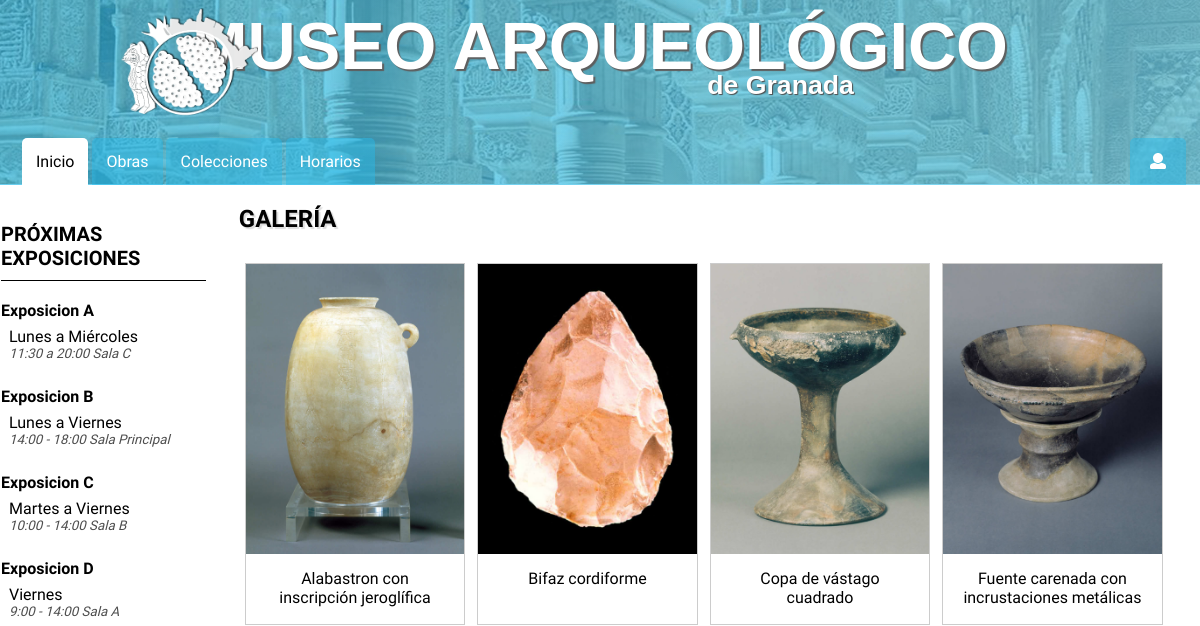
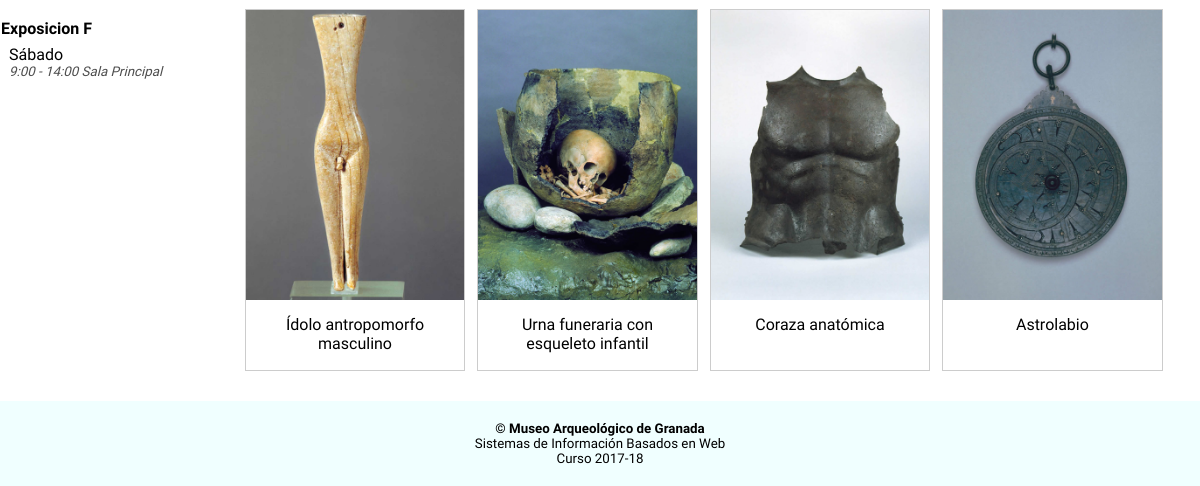
Before: / with the older database file (2 pictures, top to bottom).
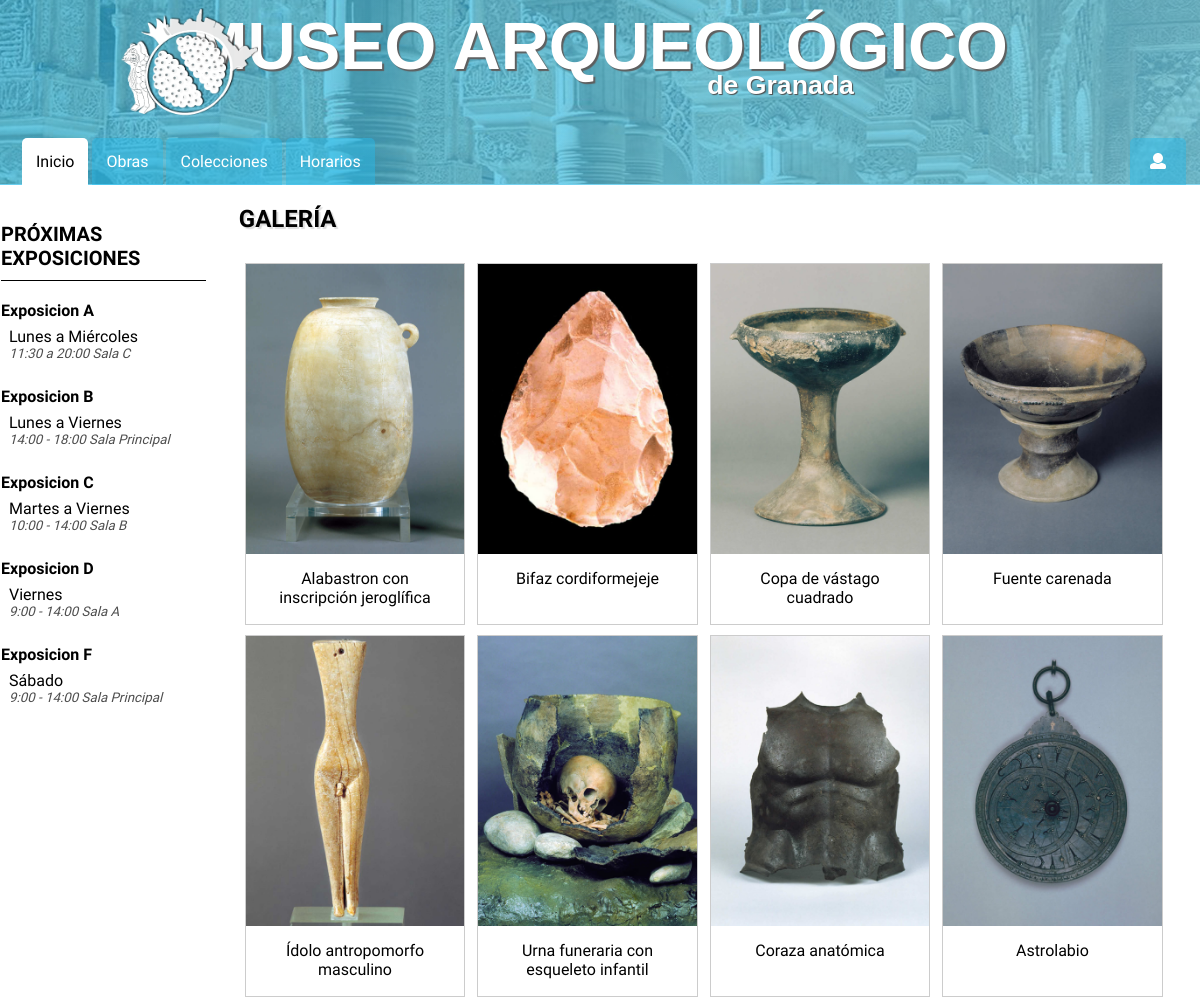
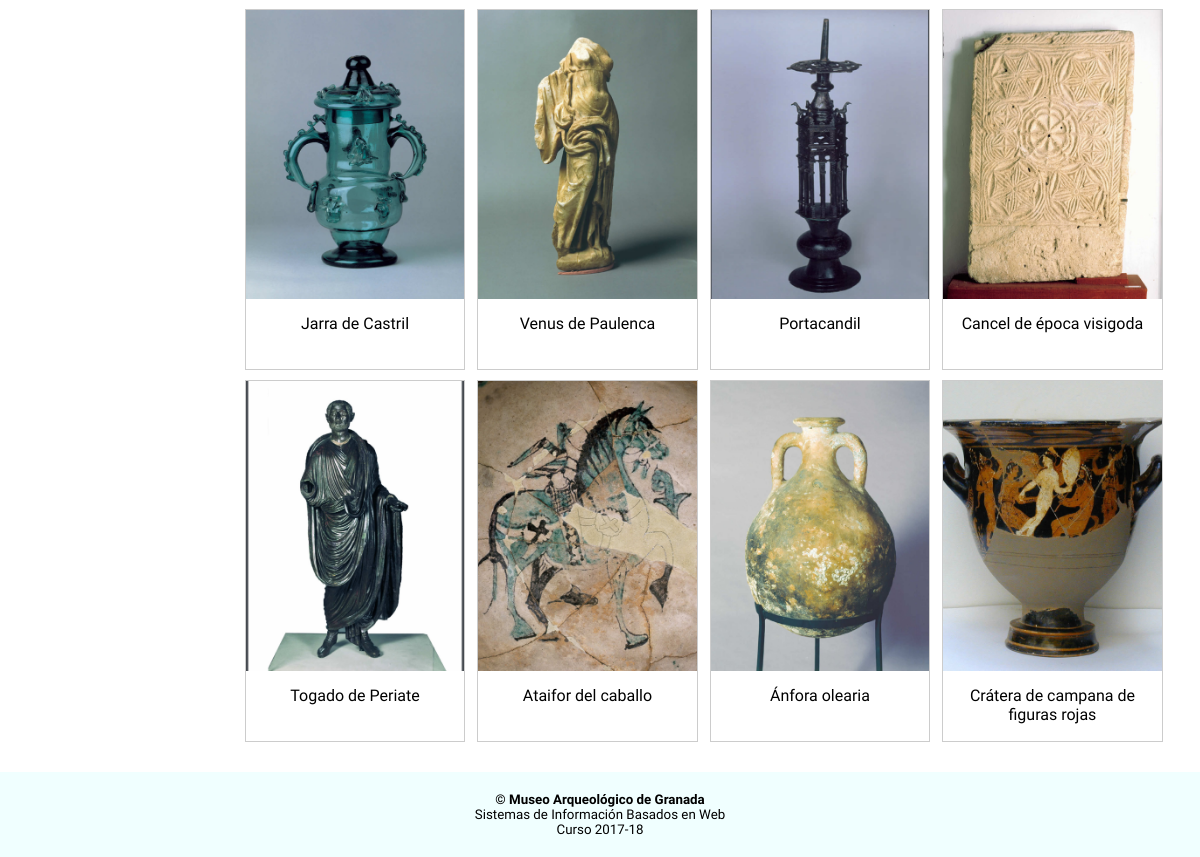
After: the same page with the newer database file (2 pictures, top to bottom).
### tables this page shows
CREATE TABLE `obras` (
  `Nombre` varchar(50) DEFAULT NULL COMMENT 'nombre de la obra',
  `id` int(10) UNSIGNED NOT NULL,
  `fecha` varchar(100) DEFAULT NULL,
  `dimensiones` varchar(75) DEFAULT NULL,
  `procedencia` varchar(50) DEFAULT NULL,
  `comentario` text,
  `imagen` text NOT NULL,
  `video` varchar(200) DEFAULT 'https://www.youtube.com/embed/dQw4w9WgXcQ'
);

CREATE TABLE `exposiciones` (
  `id` int(11) NOT NULL COMMENT 'Id de la exp',
  `nombre` varchar(35) NOT NULL DEFAULT 'Exposicion' COMMENT 'Nombre',
  `fechas` varchar(70) NOT NULL COMMENT 'Fechas en formato DD/MM',
  `horario` varchar(30) NOT NULL COMMENT 'Horario en formato HH:MM - HH:MM',
  `ubicacion` varchar(50) NOT NULL DEFAULT 'Sala Principal'
);

### index.php (the view, shortened to what this page needs)
<?php
    include "modules/conexion.php";
    if (isset($_GET['id'])) {
        $id_url = $_GET['id'] ;
        if( $id_url <= 8 && $id_url > 0){
            header("Location: obra.php?id=".$id_url);
            function array_envia($array) {
                $tmp = serialize($array);
                $tmp = urlencode($tmp);
                return $tmp;
            }
            $seleccion = 'SELECT  *  FROM  Obras Where Obras.id == id_url' ;
            $resultado = mysqli_query ($conexion, $seleccion);
            $array_resultado = msqli_fetch_array($resultado);
            $array_env = array_envia($array_resultado);
            echo "<a href=\"contenido_obra.php?array=$array_env\">pasar array</a>";
        }
        else
            echo "ERROR: 404 página no encontrada, id incorrecto";
    } else {
        $menu_activo = 1;
        $resultado_exp   = mysqli_query ($conexion, "SELECT * FROM exposiciones");
        $resultado_obras = mysqli_query ($conexion, "SELECT * FROM obras");
        include "modules/header.php";
        include "modules/head.php";
?>
<body>
    <article>
        <h1>Galería</h1>
        <?php
            if ($resultado_obras->num_rows > 0) {
                while($array_resultado =  mysqli_fetch_assoc($resultado_obras)) {
                    echo "<div class='responsivo'><div class='galeria'><a href='obra.php?id=".$array_resultado['id']."'>";
                        echo "<img src='".$array_resultado['imagen']."' alt='".$array_resultado['Nombre']."'></a>";
                        echo "<div class='desc'>".$array_resultado['Nombre']."</div></div></div>";
                }
            }
        ?>
    </article>
    <aside>
        <h2>Próximas exposiciones</h2>
        <ul>
            <?php
                if ($resultado_exp->num_rows > 0) {
                    while($array_resultado =  mysqli_fetch_assoc($resultado_exp)) {
                        echo "<li><a href='exposicion.php?id=".$array_resultado['id']."'><h3>".$array_resultado['nombre']."</h3>";
                        echo "<p>".$array_resultado['fechas']."</p>";
                        echo "<p class='dia'>".$array_resultado['horario']." ".$array_resultado['ubicacion']."</p></a></li>";
                    }
                }
            ?>
        </ul>
    </aside>
    <?php include "modules/footer.php"; ?>
</body>
<?php
}
?>

### modules/header.php
<div class="cover">
    <header>
        <img src="img/logo_header.png" />
        <h1>MUSEO ARQUEOLÓGICO</h1><h2>de Granada</h2>
    </header>
  <div class="menu">
      <ul>
          <li ><a <?php if($menu_activo == 1) {?>class="active" <?php } ?> href="index.php">Inicio</a></li>
          <li><a <?php if($menu_activo == 2) {?>class="active" <?php } ?> href="">Obras</a></li>
          <li><a <?php if($menu_activo == 3) {?>class="active" <?php } ?> href="coleccion.php">Colecciones</a></li>
          <li><a href="">Horarios</a></li>
          <li class="login"><a href="panel.php"><i class="fa fa-user"></i></a></li>
      </ul>
  </div>

### modules/head.php (shortened to what this page needs)
<head>
    <link rel="stylesheet" type="text/css" href="css/estilos.css">
</head>

### modules/footer.php
<footer>
    <b>&copy; Museo Arqueológico de Granada</b><br>
    Sistemas de Información Basados en Web<br>
    Curso 2017-18
</footer>

### css/estilos.css (style rules this page uses)
body { font-family: 'Raleway', sans-serif; }
article h1 { text-shadow: 2px 2px 1px #dddddd; }
div.cover { background: url('../img/alhambra_dentro_grande.jpg') no-repeat fixed; height: 206px; margin: -50px -10px 0px -10px; padding-bottom: 20px; z-index: 1; }
header { background-color: RGBA(42, 185, 231, 0.70); background: linear-gradient(to right, rgb(42, 185, 231, 0.70) , rgb(91, 201, 234, 0.75)); height: 150px; color: white; text-align: center; font-family: 'bebas', sans-serif; padding-top: 10px; padding-bottom: 20px; z-index: 2; }
header h1 { font-size: 50pt; text-shadow: 2px 2px 1px #5e5e5e; margin-top: 40px; z-index: 4; }
header h2 { font-size: 20pt; line-height: 0.1; margin-top: -45px; text-shadow: 1px 1px 1px #4d4d4d; margin-left: 30%; }
header img { position: absolute; left: 120px; float: left; height: 110px; margin-top: 40px; z-index: 3; }
.menu { width: 100%; clear: both; background-color: RGBA(42, 185, 231, 0.70); background: linear-gradient(to right, rgb(42, 185, 231, 0.70), rgb(91, 201, 234, 0.75)); }
.menu ul { list-style-type: none; margin: 0; padding: 14px 14px 14px 14px; width: 100%; margin-left: -10px; }
.menu li.login { margin-right: 20px; float: right; display: inline; }
.menu li.login a { padding-right: 20px; padding-left: 20px; }
.menu li { text-align: center; display: inline; }
.menu li:first-child { margin-left: 20px; }
.menu li a { padding: 14px 14px 14px 14px; text-decoration: none; background-color: rgba(42, 185, 231, 0.5); border-top-left-radius: 5px; border-top-right-radius: 5px; color: white; transition: 0.5s; }
.menu li a.active { background-color: white; color: black; }
aside { width: 17%; float: left; padding-top: 20px; padding-left: 3px; }
aside ul { margin: 0; padding: 0; }
aside h2 { text-transform: uppercase; font-size: 15pt; margin-bottom: 30px; padding-bottom: 10px; border-bottom: solid black 1.5px; }
aside ul li h3 { font-size: 12pt; }
aside p { margin-left: 8px; line-height: 0.1; }
aside a { height: 5em; margin-top: -10px; text-decoration: none; background-color: RGBA(42, 185, 231, 0.00); color: black; display: block; border-radius: 5px; transition: ease-in 0.2s; }
p.dia { font-style: italic; color: rgb(77, 77, 77); font-size: 10pt; }
article h1 { text-transform: uppercase; }
article { width: 80%; float: right; padding-left: 20px; padding-bottom: 30px; }
div.galeria { border: 1px solid #ccc; float: left; text-align: center; }
div.galeria img { width: 100%; height: auto; }
div.desc { padding: 15px; text-align: center; height: 2.5em; }
.responsivo { padding: 0 6px; margin-top: 10px; float: left; width: 22.88888%; }
footer { padding: 20px 10px 20px 10px; width: 100%; margin-left: -10px; margin-bottom: -10px; text-align: center; font-size: 10pt; background-color: azure; clear: both; }

Changed rows visible on the page:
changed obras: Nombre "Bifaz cordiforme" → "Bifaz cordiformejeje"
changed obras: Nombre "Fuente carenada con incrustaciones metálicas" → "Fuente carenada"
added obras: imagen (picture), Nombre "Jarra de Castril"
added obras: imagen (picture), Nombre "Venus de Paulenca"
added obras: imagen (picture), Nombre "Portacandil"
added obras: imagen (picture), Nombre "Cancel de época visigoda"
added obras: imagen (picture), Nombre "Togado de Periate"
added obras: imagen (picture), Nombre "Ataifor del caballo"
added obras: imagen (picture), Nombre "Ánfora olearia"
added obras: imagen (picture), Nombre "Crátera de campana de figuras rojas"
